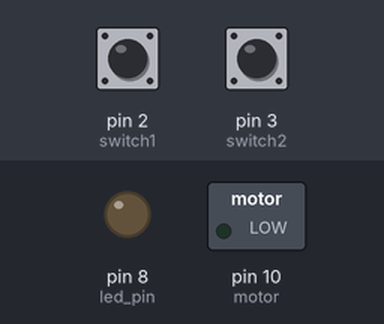
Bench run of a sketch on a simulated Arduino Uno, built with avr-gcc and run on an emulated ATmega328P. Parts: switched loads named in the sketch (green lamp = pin HIGH), output pins drawn as LEDs (lit = HIGH). The test bench sets the inputs (shaded band); at power-on: pin 2 (switch1) HIGH, pin 3 (switch2) HIGH.

Above: at 1.2 s.
1.3 s: pin 2 (switch1) pulled LOW for 0.15 s
At 2.3 s:
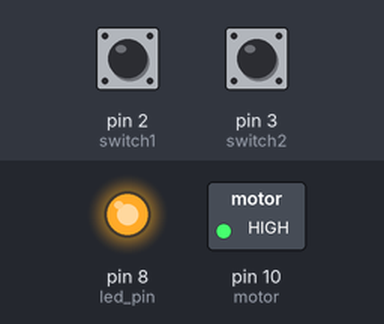
2.9 s: pin 3 (switch2) pulled LOW for 0.15 s
At 3.5 s:
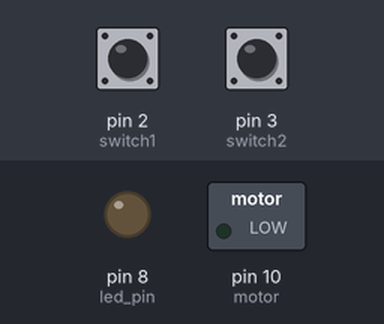
4.5 s: pin 2 (switch1) pulled LOW for 1 s
At 5.9 s:
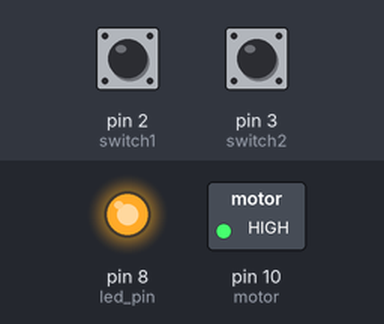
7.0 s: pin 2 (switch1) driven LOW and pin 3 (switch2) driven LOW
At 8.1 s:
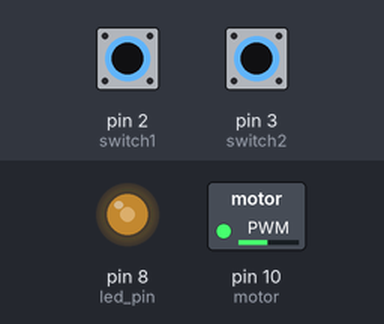
8.5 s: pin 3 (switch2) driven HIGH
At 10.0 s:
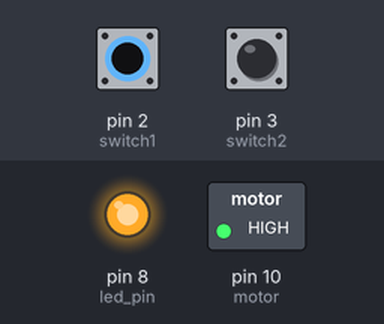
Timing chart, 0 to 11.0 s (numbered marks = the images above; inputs shaded):
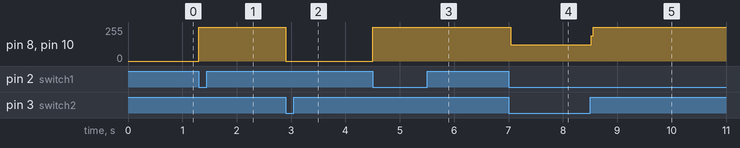

The sketch:

pushbutton_motorStarter.ino
```cpp
int switch1 = 2;
int switch2 = 3;
int led_pin = 8;
int motor = 10;

byte leds = 0;

void setup() {
  pinMode(switch1, INPUT_PULLUP);
  pinMode(switch2, INPUT_PULLUP);
  pinMode(led_pin, OUTPUT);
  pinMode(motor, OUTPUT);
}

void loop() {
  if(digitalRead(switch1) == LOW){
    digitalWrite(led_pin, HIGH);
    digitalWrite(motor, HIGH);
  }
  if(digitalRead(switch2) == LOW){
    digitalWrite(led_pin, LOW);
    digitalWrite(motor, LOW);
  }

}
```

Measured:
- after the input at 1.3 s, pin 8 (led_pin), pin 10 (motor): 0/255 → 255/255 at once
- after the input at 2.9 s, pin 8 (led_pin), pin 10 (motor): 255/255 → 0/255 at once
- after the input at 4.5 s, pin 8 (led_pin), pin 10 (motor): 0/255 → 255/255 at once
- after the input at 7.0 s, pin 8 (led_pin), pin 10 (motor): 255/255 → 123/255 at once
- after the input at 8.5 s, pin 8 (led_pin), pin 10 (motor): 123/255 → 255/255 at once
